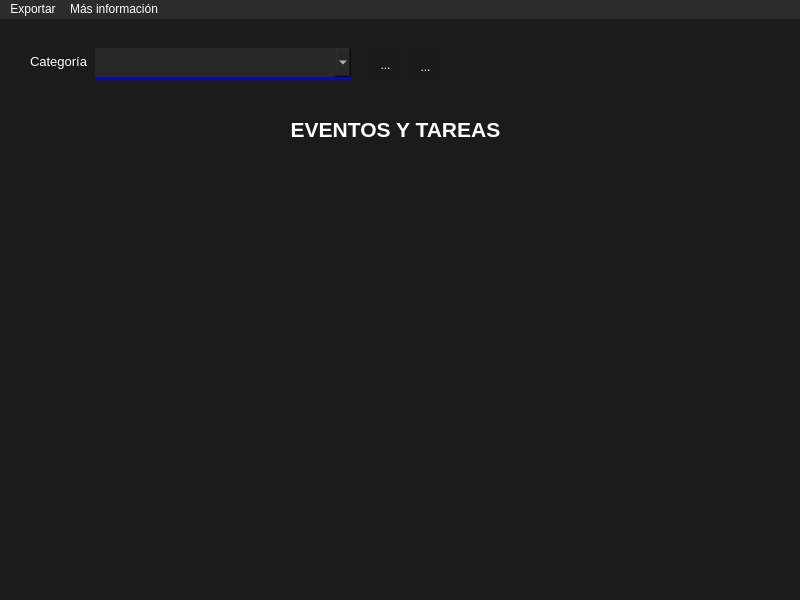
<?xml version="1.0" encoding="UTF-8"?>
<ui version="4.0">
 <class>eventos</class>
 <widget class="QMainWindow" name="eventos">
  <property name="windowModality">
   <enum>Qt::WindowModality::WindowModal</enum>
  </property>
  <property name="geometry">
   <rect>
    <x>0</x>
    <y>0</y>
    <width>800</width>
    <height>600</height>
   </rect>
  </property>
  <property name="maximumSize">
   <size>
    <width>800</width>
    <height>600</height>
   </size>
  </property>
  <property name="windowTitle">
   <string>Eventos planificados</string>
  </property>
  <property name="windowIcon">
   <iconset>
    <normaloff>../recursos/iconos/eventos.png</normaloff>../recursos/iconos/eventos.png</iconset>
  </property>
  <property name="styleSheet">
   <string notr="true">color: rgb(255, 255, 255);
background-color: rgb(27, 27, 27);</string>
  </property>
  <widget class="QWidget" name="centralwidget">
   <widget class="QWidget" name="formLayoutWidget">
    <property name="geometry">
     <rect>
      <x>30</x>
      <y>29</y>
      <width>321</width>
      <height>31</height>
     </rect>
    </property>
    <layout class="QFormLayout" name="formLayout">
     <item row="0" column="0">
      <widget class="QLabel" name="categoriaLabel">
       <property name="font">
        <font>
         <pointsize>10</pointsize>
        </font>
       </property>
       <property name="text">
        <string>Categoría</string>
       </property>
      </widget>
     </item>
     <item row="0" column="1">
      <widget class="QComboBox" name="categoriaComboBox">
       <property name="sizePolicy">
        <sizepolicy hsizetype="Preferred" vsizetype="MinimumExpanding">
         <horstretch>0</horstretch>
         <verstretch>0</verstretch>
        </sizepolicy>
       </property>
       <property name="styleSheet">
        <string notr="true">color:white; border-top: none;
    border-left: none;
    border-right: none;
    border-bottom: 2px solid blue;
background-color: rgb(40, 40, 40);
padding-left:5px;</string>
       </property>
      </widget>
     </item>
    </layout>
   </widget>
   <widget class="QLabel" name="label">
    <property name="geometry">
     <rect>
      <x>30</x>
      <y>100</y>
      <width>731</width>
      <height>21</height>
     </rect>
    </property>
    <property name="font">
     <font>
      <pointsize>16</pointsize>
      <bold>true</bold>
     </font>
    </property>
    <property name="text">
     <string>EVENTOS Y TAREAS</string>
    </property>
    <property name="alignment">
     <set>Qt::AlignmentFlag::AlignCenter</set>
    </property>
   </widget>
   <widget class="QScrollArea" name="scrollArea">
    <property name="geometry">
     <rect>
      <x>99</x>
      <y>150</y>
      <width>591</width>
      <height>391</height>
     </rect>
    </property>
    <property name="styleSheet">
     <string notr="true">QScrollArea {border:none;}

/* Estilo general para la barra de scroll vertical DENTRO de un QScrollArea */
            QScrollArea QScrollBar:vertical {
                border: none; /* Sin borde */
                background: #2a2a2a; /* Color de fondo del riel (gris muy oscuro) */
                width: 12px; /* Ancho de la barra vertical */
                /* margin: 0px 0 0px 0; /* Sin margen si no hay botones de flecha visibles */
            }

            /* Estilo para el &quot;handle&quot; (la parte que arrastras) de la barra vertical */
            QScrollArea QScrollBar::handle:vertical {
                background: #606060; /* Color del handle (gris medio) */
                min-height: 20px; /* Altura mínima del handle */
                border-radius: 6px; /* Esquinas redondeadas para el handle */
                border: none; /* Sin borde en el handle */
            }

            /* Estilo al pasar el ratón por el handle */
            QScrollArea QScrollBar::handle:vertical:hover {
                background: #828282; /* Color del handle al pasar el ratón (gris más claro) */
            }

            /* Estilo cuando se pulsa el handle */
            QScrollArea QScrollBar::handle:vertical:pressed {
                background: #939393; /* Color del handle al pulsar (gris aún más claro) */
            }

            /* Estilo para las áreas &quot;page&quot; (el riel entre el handle y las flechas) */
            /* Normalmente no necesitan un color de fondo propio si QScrollBar:vertical ya lo tiene */
            QScrollArea QScrollBar::add-page:vertical, QScrollArea QScrollBar::sub-page:vertical {
                background: none;
            }

            /* Estilo para los botones de flecha (si están visibles) */
            /* Si no quieres botones de flecha, puedes ocultarlos o no definirlos */
            QScrollArea QScrollBar::add-line:vertical, QScrollArea QScrollBar::sub-line:vertical {
                border: none;
                background: #3a3a3a; /* Color de fondo de los botones (gris oscuro) */
                height: 0px; /* Ocultar botones de flecha estableciendo altura a 0 */
                subcontrol-position: top; /* Posición de sub-line (irrelevante si height es 0) */
                subcontrol-origin: margin;
            }
             QScrollArea QScrollBar::sub-line:vertical { subcontrol-position: top; }
             QScrollArea QScrollBar::add-line:vertical { subcontrol-position: bottom; }


            /* Estilo para las flechas DENTRO de los botones (irrelevante si los botones están ocultos) */
             QScrollArea QScrollBar::up-arrow:vertical, QScrollArea QScrollBar::down-arrow:vertical {
                 width: 0px; /* Ocultar flechas estableciendo ancho/alto a 0 */
                 height: 0px;
                 background: none;
             }

            /* Puedes añadir estilos similares para QScrollBar:horizontal */
            
            QScrollArea QScrollBar:horizontal {
                border: none;
                background: #2a2a2a;
                height: 12px;
            }
            QScrollArea QScrollBar::handle:horizontal {
                background: #606060;
                min-width: 20px;
                border-radius: 6px;
                border: none;
            }
            QScrollArea QScrollBar::handle:horizontal:hover { background: #828282; }
            QScrollArea QScrollBar::handle:horizontal:pressed { background: #939393; }
            QScrollArea QScrollBar::add-page:horizontal, QScrollArea QScrollBar::sub-page:horizontal { background: none; }
            QScrollArea QScrollBar::add-line:horizontal, QScrollArea QScrollBar::sub-line:horizontal { border: none; background: #3a3a3a; width: 0px; }
            QScrollArea QScrollBar::left-arrow:horizontal, QScrollArea QScrollBar::right-arrow:horizontal { width: 0px; height: 0px; background: none; }
            </string>
    </property>
    <property name="widgetResizable">
     <bool>true</bool>
    </property>
    <property name="alignment">
     <set>Qt::AlignmentFlag::AlignLeading|Qt::AlignmentFlag::AlignLeft|Qt::AlignmentFlag::AlignTop</set>
    </property>
    <widget class="QWidget" name="scrollAreaWidgetContents">
     <property name="geometry">
      <rect>
       <x>0</x>
       <y>0</y>
       <width>591</width>
       <height>18</height>
      </rect>
     </property>
     <property name="sizePolicy">
      <sizepolicy hsizetype="Expanding" vsizetype="Fixed">
       <horstretch>0</horstretch>
       <verstretch>0</verstretch>
      </sizepolicy>
     </property>
     <property name="styleSheet">
      <string notr="true">border:none;</string>
     </property>
     <layout class="QVBoxLayout" name="verticalLayout">
      <property name="spacing">
       <number>20</number>
      </property>
     </layout>
    </widget>
   </widget>
   <widget class="QToolButton" name="eliminarEvento">
    <property name="geometry">
     <rect>
      <x>410</x>
      <y>32</y>
      <width>31</width>
      <height>31</height>
     </rect>
    </property>
    <property name="sizePolicy">
     <sizepolicy hsizetype="Minimum" vsizetype="Fixed">
      <horstretch>0</horstretch>
      <verstretch>0</verstretch>
     </sizepolicy>
    </property>
    <property name="styleSheet">
     <string notr="true">background-color: rgb(26, 26, 26);border:none;</string>
    </property>
    <property name="text">
     <string>...</string>
    </property>
    <property name="icon">
     <iconset>
      <normaloff>../recursos/iconos/ic_eliminar.png</normaloff>../recursos/iconos/ic_eliminar.png</iconset>
    </property>
    <property name="iconSize">
     <size>
      <width>26</width>
      <height>26</height>
     </size>
    </property>
   </widget>
   <widget class="QToolButton" name="editarEvento">
    <property name="geometry">
     <rect>
      <x>370</x>
      <y>30</y>
      <width>31</width>
      <height>31</height>
     </rect>
    </property>
    <property name="sizePolicy">
     <sizepolicy hsizetype="Minimum" vsizetype="Fixed">
      <horstretch>0</horstretch>
      <verstretch>0</verstretch>
     </sizepolicy>
    </property>
    <property name="styleSheet">
     <string notr="true">background-color: rgb(26, 26, 26);border:none;</string>
    </property>
    <property name="text">
     <string>...</string>
    </property>
    <property name="icon">
     <iconset>
      <normaloff>../recursos/iconos/ic_editar.png</normaloff>../recursos/iconos/ic_editar.png</iconset>
    </property>
    <property name="iconSize">
     <size>
      <width>32</width>
      <height>32</height>
     </size>
    </property>
   </widget>
  </widget>
  <widget class="QMenuBar" name="menubar">
   <property name="geometry">
    <rect>
     <x>0</x>
     <y>0</y>
     <width>800</width>
     <height>33</height>
    </rect>
   </property>
   <property name="styleSheet">
    <string notr="true">color: rgb(255, 255, 255);
background-color: rgb(44, 44, 44);</string>
   </property>
   <widget class="QMenu" name="menuExportar">
    <property name="styleSheet">
     <string notr="true">color:white;border:2px solid black;</string>
    </property>
    <property name="title">
     <string>Exportar</string>
    </property>
    <addaction name="actionHTML"/>
    <addaction name="actionPDF"/>
   </widget>
   <widget class="QMenu" name="menuM_s_informaci_n">
    <property name="font">
     <font>
      <pointsize>10</pointsize>
     </font>
    </property>
    <property name="styleSheet">
     <string notr="true">color:white;border: 2px solid black</string>
    </property>
    <property name="title">
     <string>Más información</string>
    </property>
    <addaction name="actionAyuda"/>
   </widget>
   <addaction name="menuExportar"/>
   <addaction name="menuM_s_informaci_n"/>
  </widget>
  <action name="actionHTML">
   <property name="icon">
    <iconset>
     <normaloff>../recursos/iconos/html.png</normaloff>../recursos/iconos/html.png</iconset>
   </property>
   <property name="text">
    <string>HTML</string>
   </property>
   <property name="font">
    <font>
     <pointsize>10</pointsize>
    </font>
   </property>
  </action>
  <action name="actionPDF">
   <property name="icon">
    <iconset>
     <normaloff>../recursos/iconos/pdf.png</normaloff>../recursos/iconos/pdf.png</iconset>
   </property>
   <property name="text">
    <string>PDF</string>
   </property>
   <property name="font">
    <font>
     <pointsize>10</pointsize>
    </font>
   </property>
  </action>
  <action name="actionAyuda">
   <property name="icon">
    <iconset>
     <normaloff>../recursos/iconos/ayuda.png</normaloff>../recursos/iconos/ayuda.png</iconset>
   </property>
   <property name="text">
    <string>Ayuda</string>
   </property>
   <property name="font">
    <font>
     <pointsize>10</pointsize>
    </font>
   </property>
  </action>
 </widget>
 <resources/>
 <connections/>
</ui>
